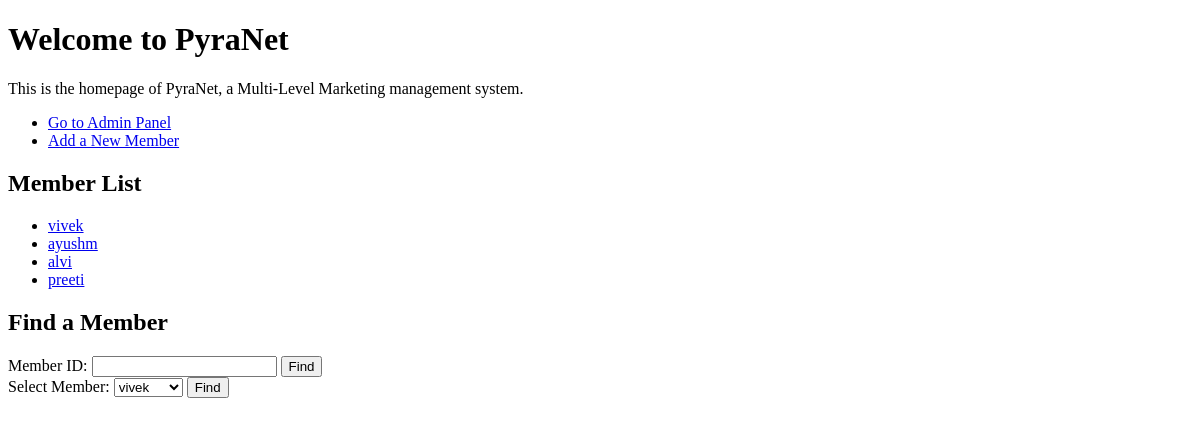
The app's page /, older data.
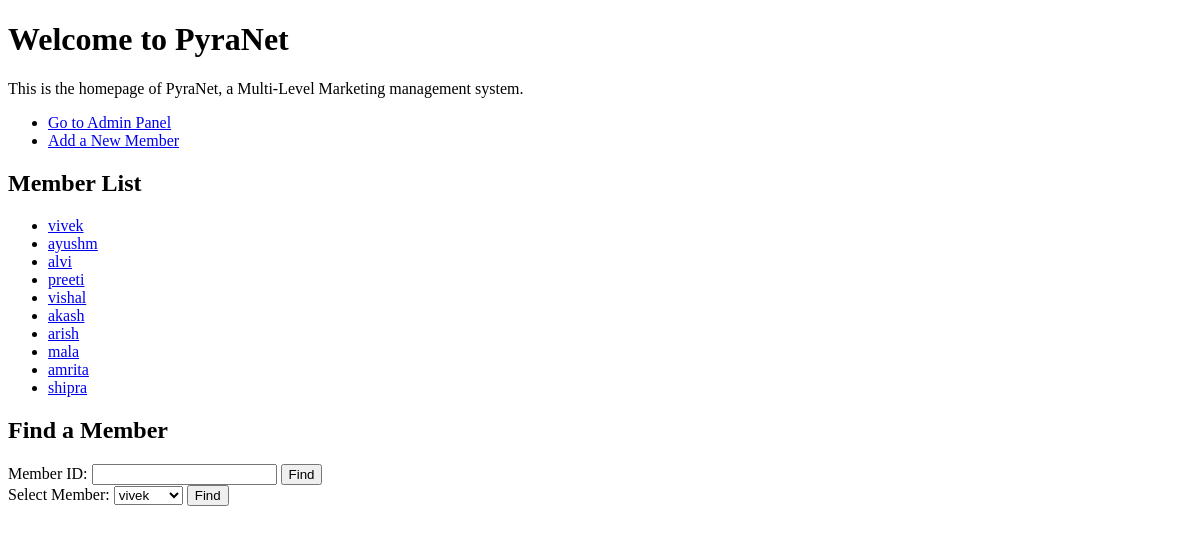
The same page, newer data.
### mlm/models.py (models this page shows)
class Member(models.Model):
    user = models.OneToOneField(User, on_delete=models.CASCADE)
    sponsor = models.ForeignKey('self', on_delete=models.CASCADE, blank=True, null=True)

### mlm/views.py (the view)
# urls.py: path('', views.homepage, name='homepage'),
def homepage(request):
    members = Member.objects.all()
    return render(request, 'homepage.html', {'members':members})

### mlm/templates/homepage.html (shortened to what this page needs)
<!DOCTYPE html>
<html>
<head>
</head>
<body>
    <h1>Welcome to PyraNet</h1>
    <p>This is the homepage of PyraNet, a Multi-Level Marketing management system.</p>
    <ul>
        <li><a href="{% url 'admin:index' %}">Go to Admin Panel</a></li>
        <li><a href="{% url 'create_user' %}">Add a New Member</a></li>
    </ul>
    <h2>Member List</h2>
    <ul>
        {% for member in members %}
            <li><a href="{% url 'member_detail' member.id %}">{{ member.user.username }}</a></li>
        {% endfor %}
    </ul>
    <h2>Find a Member</h2>
    <form action="{% url 'find_member' %}" method="get">
        <label for="member_id">Member ID:</label>
        <input type="text" id="member_id" name="member_id">
        <input type="submit" value="Find">
    </form>
    <form action="{% url 'find_member' %}" method="get">
        <label for="member_select">Select Member:</label>
        <select id="member_select" name="member_id">
            {% for member in members %}
                <option value="{{ member.id }}">{{ member.user.username }}</option>
            {% endfor %}
        </select>
        <input type="submit" value="Find">
    </form>
</body>
</html>

Row changes from the older to the newer data that the page shows:
added Member: user.username "vishal"
added Member: user.username "akash"
added Member: user.username "arish"
added Member: user.username "mala"
added Member: user.username "amrita"
added Member: user.username "shipra"
